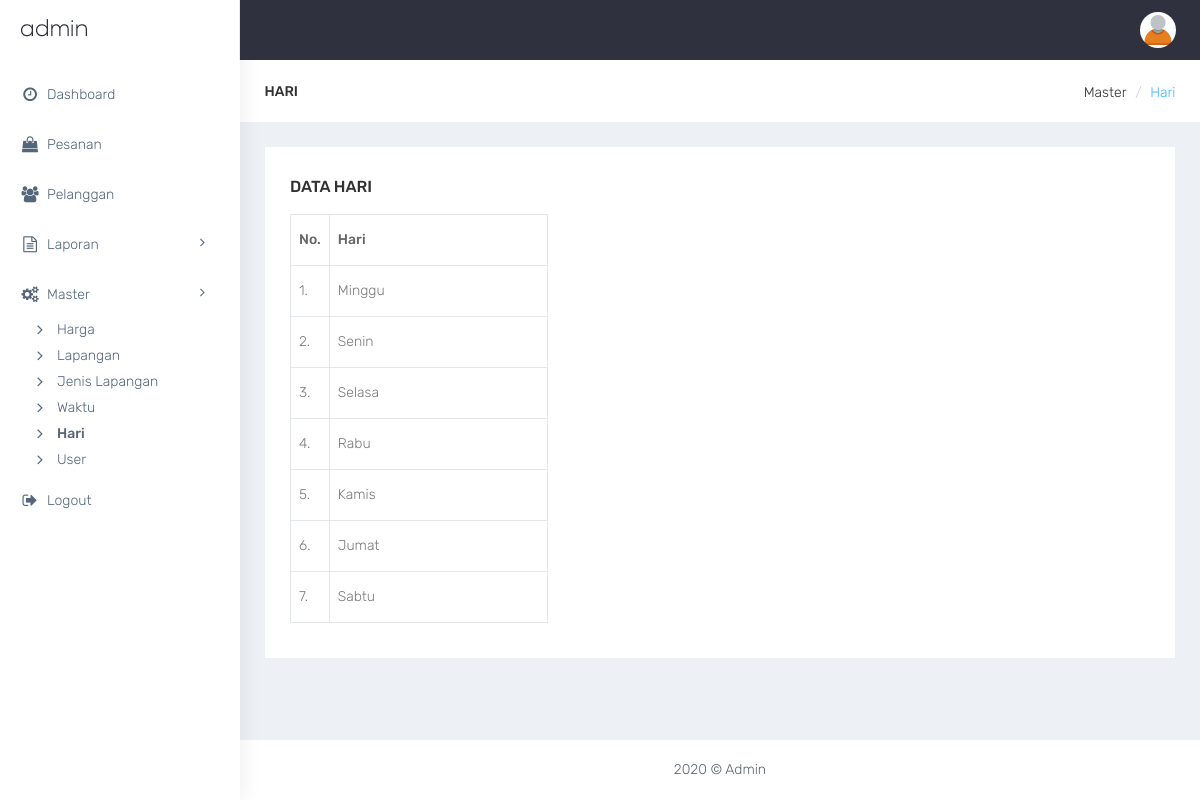
Screenshot of /admin/index.php?p=hari (signed in) with the database file from the repository.
### tables this page shows
CREATE TABLE `hari` (
  `id_hari` int(11) NOT NULL AUTO_INCREMENT,
  `nama_hari` varchar(10)  DEFAULT NULL,
  PRIMARY KEY (`id_hari`)
);

### admin/hari.php (the view)
<div class="row bg-title">
    <div class="col-lg-3 col-md-4 col-sm-4 col-xs-12">
        <h4 class="page-title">Hari</h4>
    </div>
    <div class="col-lg-9 col-sm-8 col-md-8 col-xs-12">
        <ol class="breadcrumb">
            <li>Master</li>
            <li class="active">Hari</li>
        </ol>
    </div>
</div>
<div class="row">
    <div class="col-md-12">
        <div class="white-box">
            <h3 class="box-title">Data Hari</h3>
            <table class="table table-bordered" style="width: 30%;">
                <thead>
                    <tr>
                        <th width="30">No.</th>
                        <th>Hari</th>
                    </tr>
                </thead>
                <tbody>
                    <?php
                        $query1 = " SELECT * FROM hari";
                        $exc_query1 = mysqli_query($con,$query1);
                        $no = 1;
                        while ( $value1 = mysqli_fetch_array($exc_query1))
                        {
                            echo "<tr>";
                            echo "<td>".$no++.".</td>";
                            echo "<td>".$value1['nama_hari']."</td>";
                        }
                    ?>
                </tbody>
            </table>
        </div>
    </div>
</div>

### admin/css/colors/default.css (style rules this page uses)
body { background: #fff; }
.bg-title .breadcrumb .active { color: #41b3f9; }

### rows the page displays
hari: nama_hari "Minggu"
hari: nama_hari "Senin"
hari: nama_hari "Selasa"
hari: nama_hari "Rabu"
hari: nama_hari "Kamis"
hari: nama_hari "Jumat"
hari: nama_hari "Sabtu"
